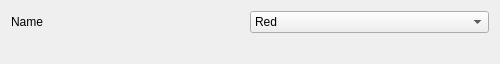
<?xml version="1.0" encoding="UTF-8"?>
<ui version="4.0">
 <class>Form</class>
 <widget class="QWidget" name="Form">
  <property name="geometry">
   <rect>
    <x>0</x>
    <y>0</y>
    <width>500</width>
    <height>57</height>
   </rect>
  </property>
  <property name="maximumSize">
   <size>
    <width>500</width>
    <height>16777215</height>
   </size>
  </property>
  <property name="windowTitle">
   <string>Form</string>
  </property>
  <layout class="QVBoxLayout" name="verticalLayout">
   <item>
    <widget class="QWidget" name="widget" native="true">
     <layout class="QHBoxLayout" name="horizontalLayout">
      <property name="spacing">
       <number>0</number>
      </property>
      <property name="leftMargin">
       <number>0</number>
      </property>
      <property name="topMargin">
       <number>0</number>
      </property>
      <property name="rightMargin">
       <number>0</number>
      </property>
      <property name="bottomMargin">
       <number>0</number>
      </property>
      <item>
       <widget class="QLabel" name="name">
        <property name="minimumSize">
         <size>
          <width>0</width>
          <height>0</height>
         </size>
        </property>
        <property name="text">
         <string>Name</string>
        </property>
       </widget>
      </item>
      <item>
       <widget class="QComboBox" name="color">
        <item>
         <property name="text">
          <string>Red</string>
         </property>
        </item>
        <item>
         <property name="text">
          <string>Green</string>
         </property>
        </item>
        <item>
         <property name="text">
          <string>Blue</string>
         </property>
        </item>
        <item>
         <property name="text">
          <string>Cyan</string>
         </property>
        </item>
        <item>
         <property name="text">
          <string>Magenta</string>
         </property>
        </item>
        <item>
         <property name="text">
          <string>Yellow</string>
         </property>
        </item>
       </widget>
      </item>
     </layout>
    </widget>
   </item>
   <item>
    <widget class="QLabel" name="description">
     <property name="text">
      <string/>
     </property>
     <property name="wordWrap">
      <bool>true</bool>
     </property>
    </widget>
   </item>
  </layout>
 </widget>
 <resources/>
 <connections/>
</ui>
